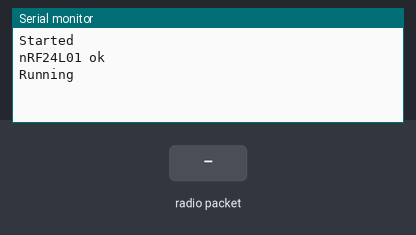
The sketch below on a simulated ESP32. Shown: the last lines printed to the serial monitor. The inputs (shaded band) are chosen by the test bench. No radio packets arrive unless stated.

Above: at 1.2 s.
1.3 s: radio packet "1" arrives
At 1.9 s:
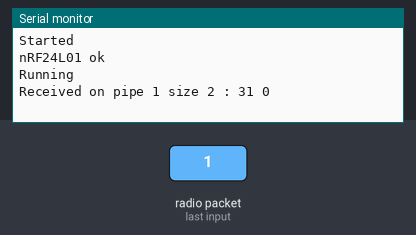
2.8 s: radio packet "0" arrives
At 4.0 s:
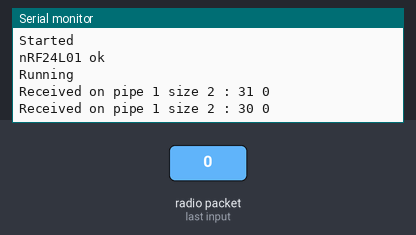
4.3 s: radio packet "2" arrives
At 5.4 s:
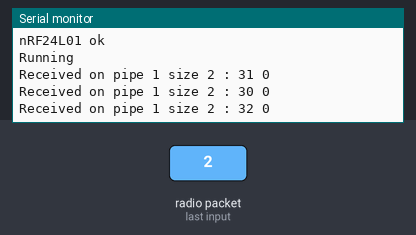

Measured:
- after the input at 1.3 s, the serial monitor: prints a new line at once (image 1)
- after the input at 2.8 s, the serial monitor: prints a new line at once (image 2)
- after the input at 4.3 s, the serial monitor: prints a new line at once (image 3)

The sketch:

NRF24L01_Receiver.ino
```cpp
// ESP 32 keystudio
// ================
//
//  19   MISO
//  18   SCK      MOSI   23
//  16   CE       CSN    17
//       GND      VCC

#include <RF24.h>

RF24 radio(16, 17); // CE, CSN
const uint8_t address[5] = {0x31, 0x30, 0x30, 0x30, 0x30};

void setup() {
  Serial.begin(115200);
  Serial.println("Started");
  SPI.begin();
  radio.begin();
  radio.setChannel(80);
  radio.setDataRate(RF24_250KBPS);
  radio.setPALevel(RF24_PA_MAX);
  radio.enableDynamicPayloads();
  radio.setAutoAck(true);
  radio.openReadingPipe(1, address);
  radio.startListening();
  Serial.println(radio.isChipConnected() ? "nRF24L01 ok" : "nRF24L01 not responding");
  radio.printPrettyDetails();

  Serial.println("Running");
}

uint8_t data_pipe;
int sz;

void loop() {
  if(radio.available(&data_pipe)) {
    sz = radio.getDynamicPayloadSize();
    Serial.print("Received on pipe ");
    Serial.print(data_pipe);
    Serial.print(" size ");
    Serial.print(sz);
    Serial.print(" : ");

    uint8_t data[sz];

    radio.read(&data, sz);
    Serial.print(data[0],HEX);
    Serial.print(" ");
    Serial.println(data[1], HEX);
  }
}
```
